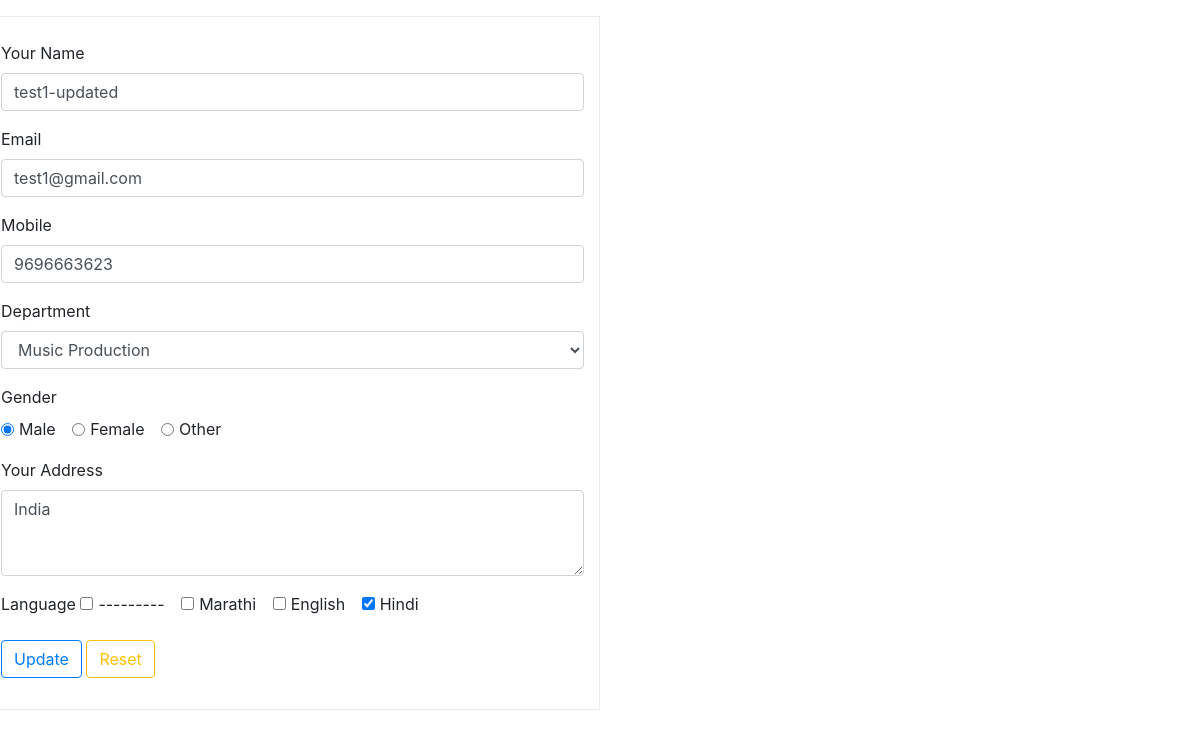
/update/15, run on the app's committed database.
### crud_app/models.py (models this page shows, shortened)
class UserModel(models.Model):
    name = models.CharField(max_length=100, null=True, blank=True)
    email = models.EmailField(max_length=50, null=True, blank=True)
    mobile = models.IntegerField(null=True, blank=True)
    DEPARTMENTS = (
        ('', 'Select'),
        ('Music Production', 'Music Production'),
        ('Software Development', 'Software Development'),
        ('Web Development', 'Web Development'),
        ('Computer Gaming', 'Computer Gaming')
    )
    department = models.CharField(max_length=100, null=True, blank=True, choices=DEPARTMENTS)
    GENDERS = (
        ('Male', 'Male'),
        ('Female', 'Female'),
        ('Other', 'Other')
    )
    gender = models.CharField(max_length=10, choices=GENDERS, null=True, default=None)
    address = models.TextField(null=True, blank=True)
    LANGUAGES = (
        ('Marathi', 'Marathi'),
        ('English', 'English'),
        ('Hindi', 'Hindi')
    )
    language = MultiSelectField(max_length=20, null=True, blank=True, choices=LANGUAGES)
    date_created = models.DateTimeField(auto_now_add=True)

### crud_app/views.py (the view)
# urls.py: path('update/<int:pk>', update, name='update'),
def update(request, pk):
    get_user_data = get_object_or_404(UserModel,pk=pk)
    form = UserForm(instance=get_user_data)
    if request.method == 'POST':
        form = UserForm(request.POST, instance=get_user_data)
        if form.is_valid():
            form.save()
            messages.success(request, 'User Updated')
            return redirect('read')
    context = {'form': form}
    return render(request, 'crud_app/update.html',context)

### crud_app/templates/crud_app/update.html (shortened to what this page needs)
<!DOCTYPE html>
<html lang="en">
<head>
    <link rel="stylesheet" href="https://maxcdn.bootstrapcdn.com/bootstrap/4.0.0/css/bootstrap.min.css">
</head>
<body>
<div class="row gx-2 pt-3">
    <div class="col-md-6 pt-4" style="border:1px solid #80808029; padding:15px; background-color:#ffffffde;">
        <form method="post" novalidate>
            <div class="mb-3">
                <label for="name" class="form-label">{{form.name.label}}</label>
                {{form.name}}
            </div>
            <div class="mb-3">
                <label for="email" class="form-label">{{form.email.label}}</label>
                {{form.email}}
            </div>
            <div class="mb-3">
                <label for="mobile" class="form-label">{{form.mobile.label}}</label>
                {{form.mobile}}
            </div>
            <div class="mb-3">
                <label for="Department" class="form-label">{{form.department.label}}</label>
                {{form.department}}
            </div>
            <div class="mb-3">
                <label for="gender" class="form-label">{{form.gender.label}}</label><br>
                {% for radio in form.gender %}
                    <div class="form-check form-check-inline">
                        {{radio.tag}}
                        <label class="form-check-label">{{radio.choice_label}}</label>
                    </div>
                {% endfor %}
            </div>
            <div class="mb-3">
                <label for="address" class="form-label">{{form.address.label}}</label>
                {{form.address}}
            </div>
            <div class="mb-3">
                <label for="language" class="form-label">{{form.language.label}}</label>
                {% for checkbox in form.language %}
                <div class="form-check form-check-inline">
                        {{checkbox.tag}}
                        <label class="form-check-label">{{checkbox.choice_label}}</label>
                    </div>
                {% endfor %}
            </div>
            <div class="mb-3">
                <button type="submit" class="btn btn-outline-primary">Update</button>
                <button type="reset" class="btn btn-outline-warning">Reset</button>
            </div>
        </form>
    </div>
</div>
</body>
</html>

### data on the page
UserModel: name "test1-updated", email "test1@gmail.com", mobile "9696663623", department "Music Production", address "India"

### other printed values
{{ radio.choice_label }} "Male" "Female" "Other"
{{ checkbox.choice_label }} "---------" "Marathi" "English" "Hindi"
